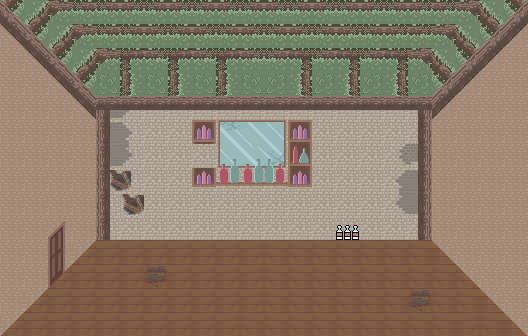

A 2D game scene composited from a Tiled map and its tileset images. What follows is a short description and the map's XML, with each tile layer's data collapsed to a summary:
An orthogonal 22x14 tile map with 24x24 px tiles, 4 tile layers (background, foreground, accents, top) and 13 objects (4x sprite, 4x pot, door, dealer).

<map height="14" orientation="orthogonal" tileheight="24" tilewidth="24" version="1.0" width="22">
 <properties><property name="blended tiles" value="2,11,12,13,14,15,16,17,18,19,20,21,22,23,24,25,26,27,28,29,30,32,33,34,35,36,37,38,39,40,41,42,43,44,45,46,47,48,49,50,51,52,53,54,55,56,57,58,59,60,62,63,64,65,66,67,68,69,70,71,72,73,74,75,78,79,80,81,82,83,84,85,86,87,88,89,90,92,93,94,95,96,98,99,100,101,102,103,104,105,108,109,110,111,112,113,114,115,116,117,118,119,120,121,122,123,124,125,126,128,129,130,131,132,133,134,135,138,139,140,141,142,143,144,145,146,147,148,149,150,151,152,153,154,155,156,158,159,160,161,162,163,164,165,168,169,170,171,172,173,174,175,176,177,178,179,180,181,182,183,190,191,192,193,194,195,196,197,198,199,200,201,202,203,204,205,206,207,208,209,210,211,212,213,218,221,222,223,224,225,226,227,228,229,230,231,232,233,234,235,236,237,238,239,240,241,242,243,244,245,246,247,248,249,252,253,254,255,256,257,258,259,260,261,262,263,264,265,266,267,268,269,270,271,272,273,274,275,276,277,278,279,282,283,284,285,286,287,288,289,290,291,292,293,294,295,296,297,298,299,300,301,302,303,304,305,306,307,308,309,310,311,312,313,314,317,318,319,320,321,322,323,324,325,326,327,328,329,330,331,332,333,334,335,336,337,338,339,340,341,342,343,344,345,346,347,348,349,350,351,352,353,354,355,356,357,358,359,360,361,362,366,367,368,369,370,371,372,373,374,375,376,377,378,379,380,381,382,383,384,386,387,388,389,390,391,392,396,397,398,399,400,401,403,404,405,406,407,408,409,410,411,412,413,414,415,416,417,418,419,420,421,422,426,427,428,429,430,431,433,434,435,436,437,438,439,440,441,443,444,445,446,447,448,449,450,451,452,456,457,458,459,460,461,463,464,465,466,467,468,469,470,471,473,474,475,476,477,478,479,480,481,482,486,487,488,489,490,491,492,493,494,495,500,501,503,504,505,506,507,508,509,510,511,512,513,514,515,516,517,518,519,520,521,522,523,524,525,526,527,528,529,530,531,532,533,534,535,536,537,538,539,540,1,2,3,4,5,6,7,8,9,10,11,12,13,14,15,16,17,18,19,20,21,22,23,24,25,26,27,28,29,30,31,32,33,34,35,36,37,38,41,45,46,47,48,50,51,52,53,54,55,56,57,58,59,60,61,62,63,64,65,66,67,68,69,70,71,72,73,74,75,76,77,78,79,80,81,82,83,84,8,9,10,11,12,13,14,15,20,21,22,23,24,32,33,34,35,36,37,38,39,40,41,42,43,44,45,46,47,48,55,56,57,58,59,60,61,62,63,64,65,66,67,68,69,70,71,72,73,74,75,76,77,78,79,80,81,82,83,84,87,88,89,90,91,92,93,94,95,96,97,98,99,100,101,102,103,104,105,108,110,111,112,113,114,115,116,117,118,119,120,121,122,123,124,125,126,127,128,129,130,131,132,135,136,137,138,139,140,141,142,143,144,145,147,148,149,150,151,152,153,154,155,156,158,159,160,161,162,163,164,165,166,167,168,169,170,171,172,173,174,175,176,177,178,179,180,181,182,183,184,185,186,187,188,189,190,191,192,193,194,195,196,197,198,199,200,203,204,205,208,209,210,211,212,213,214,217,218,219,220,222,223,224,227,228,229,232,233,234,235,236,237,238,241,242,243,244,245,246,247,248,249,250,251,252,253,254,255,256,257,258,259,260,261,262,263,264,265,266,267,268,269,270,271,272,273,274,275,276,277,278,279,280,281,282,283,284,285,286,287,288,289,290,291,292,293,294,295,296,297,298,299,304,305,306,307,308,309,310,311,312,313,314,315,316,317,318,319,320,321,322,323,324,328,329,330,331,332,333,334,335,336,337,338,339,340,341,342,343,344,345,346,347,348,349,350,351,352,353,354,357,358,360,361,362,363,364,365,366,367,368,371,372,373,374,375,376,377,378,381,382,384,385,386,387,388,389,390,391,392,393,394,395,396,397,398,399,400,401,402,403,404,405,406,408,409,410,411,412,413,414,415,416,417,418,419,420,421,422,423,424,425,429,430,432,433,434,435,436,437,438,439,440,441,444,445,449,453,454,455,456,457,458,459,460,461,462,463,464,465,468,469,472,473,474,475,476,477,478,479,480,2,3,4,6,7,8,9,10,11,12,13,14,15,16,17,18,19,20,21,22,23,26,27,28,29,30,31,32,33,34,35,36,37,38,39,40,41,42,43,44,45,46,47,48,49,50,51,52,53,54,55,56,57,58,59,60,61,62,63,64,65,66,67,69,70,72,73,74,77,78,82,83,84,85,86,103,104,105,1,2,3,4,5,6,7,8,9,13,15,16,19,20,21,22,26,27,28,29,30,31,32,33,34,35,39,40,41,42,43,44,45,46,47,48,52,53,54,55,56,57,58,59,60,61,62,63,64,65,66,67,68,69,70,71,72,73,74,75,76,77,78,79,80,81,82,83,84,85,86,87,88,89,90,91,92,93,94,95,96,97,98,99,100,101,102,103,104,105,106,107,108,109,110,111,112,113,114,115,116,117,118,119,120,121,122,123,124,125,126,127,128,129,130,131,133,134,135,136,137,138,139,140,141,142,143,144,146,147,148,149,150,151,152,153,154,155,156,157,158,159,160,161,162,163,164,165,166,167,168,169,1,3,5,7,8,9,10,11,13,17,18,19,21,22,23,25,26,27,28,29,30,31,33,35,36,37,39,41,42,45,46,47,48,51,52,54,55,56,58,59,60,61,63,64,66,67,68,69,70,71,73,74,75,79,80,81,82,83,84,85,87,89,90,91,94,95,96,97,98,100,101,102,103,104,105,106,107,108,109,111,112,113,114,115,116,117,118,119,120,9,10,11,15,16,21,22,32,33,36,37,38,48,49,56,59,62,67,68,69,70,78,79,80,81,82,83,84,85,86,87,88,89,90,91,92,93,94,95,96,97,98,99,100,101,102,103,104,105,106,107,108,109,110,111,112,113,114,115,116,117,118,119,120,121,2,4,5,7,8,9,10,11,12,13,14,16,18,19,20,21,22,24,25,26,27,28,29,30,31,32,33,35,37,38,39,40,41,42,43,44,45,46,47,48,49,50,51,52,53,54,55,56,57,58,60,61,62,63,64,65,66,67,68,69,71,72,74,75,76,77,78,79,80,81,82,83,84,86,87,88,89,90,91,92,93,94,95,96,97,98,99,100,102,103,104,105,106,107,108,109,110,111,112,113,114,115,116,117,118,119,120,121,5,6,7,8,9,10,11,12,13,14,15,17,18,19,20,21,22,23,24,26,27,30,31,33,35,36,39,40,42,43,44,45,46,48,49,50,51,52,53,54,55,56,57,58,59,60,61,62,63,64,65,66,67,68,69,70,72,1,2,3,4,6,7,8,9,10,11,15,16,20,21,22,23,24,28,29,30,32,36,37,38,39,40,44,45,46,48,1,2,3,4,5,6,7,8,9,10,11,12,13,14,15,16,17,18,19,20,21,23,24,25,26,29,30,33,34,36,37,39,41,42,43,44,45,46,49,52,53,54,55,58,59,64,65,66,67,68,69,70,71,73,74,75,78,79,80,81,84,85,86,87,88,89,90,91,92,93,94,95,96,97,98,99,100,101,102,103,104,107,109,116,117,119,120,121,122,123,124,125,126,127,128,129,130,135,136,137,138,139,140,141,142,143,144,145,146,147,148,149,150,151,152,153,154,155,156,160,161,162,163,164,165,166,167,168,169,170,171,172,173,174,175,176,177,178,181,182,186,187,188,189,190,191,192,193,194,196,197,198,199,201,202,203,204,207,208,212,213,214,215,216,217,218,219,220,222,223,224,225,227,228,229,230,233,234,238,239,240,241,242,243,244,245,246,247,248,249,250,251,252,253,254,255,256,259,260,264,265,266,269,270,271,272,273,274,275,276,277,278,279,281,282,283,284,285,286,290,291,292,295,296,297,298,299,300,301,302,303,304,305,306,307,308,309,310,311,312,316,317,318,319,320,321,322,323,324,325,326,327,328,329,330,331,332,333,334,335,336,337,338,342,343,344,345,346,347,348,350,353,354,355,356,357,358,359,360,361,362,363,364,366,367,368,369,370,371,372,373,374,376,377,378,379,380,381,382,383,384,385,386,389,390,392,393,394,395,396,397,398,399,400,401,402,403,404,405,406,407,409,410,411,412,415,416,417,418,419,420,421,422,423,424,425,426,427,428,429,430,431,432,433,435,436,437,438,441,442,443,444,445,446,447,448,451,452,453,454,455,456,459,460,461,462,463,464,467,468,469,471,472,473,474,477,479,480,481,482,485,486,487,489,490,491,492,493,494,495,497,498,499,500,503,505,506,507,508,511,512,513,514,515,516,517,518,519,520,521,522,523,524,525,526,529,530,531,532,533,534,537,538,539,541,542,543,544,545,546,547,548,549,551,552,553,554,555,556,557,559,560,561,562,563,564,565,566,567,568,569,570,571,572,573,574,575,576,577,578,579,580,581,582,583,584,585,586,587,588,589,590,591,592,593,594,595,596,597,598,599,600,601,602,603,604,605,606,607,608,609,610,611,612,613,614,615,616,617,618,619,620,621,622,623,624,625,626,627,628,629,630,631,632,635,636,638,639,641,642,643,644,645,646,647,648,649,650,651,652,653,654,655,656,657,658,659,660,661,662,664,665,666,667,668,669,670,671,672,673,674,675,676,1,2,4,5,7,10,11,12,13,14,15,16,18,19,20,21,22,24,25,26,27,28,29,30,31,32,33,35,36,37,38,39,40,41,42,43,44,45,46,47,48,49,50,51,52,53,54,56,57,58,62,63,64,65,66,67,68,69,71,72,73,74,75,76,77,78,79,80,81,82,83,84,86,87,88,89,90,91,92,93,94,96,97,98,99,100,102,103,104,105,106,107,108,109,110,111,112,113,114,115,116,117,118,119,120,121,8,9,10,11,12,13,14,15,16,17,18,19,20,27,28,31,32,33,34,35,36,37,38,39,40,47,48,49,50,51,52,53,54,55,56,57,58,59,60,63,64,65,67,68,69,70,71,72,73,74,75,76,77,78,79,80,81,96,97,98,99,100,101,107,108,114,115,116,117,119,120,121,127,128,134,135,136,137,138,139,140,141,146,147,148,154,155,156,157,158,159,160,161,166,167,168,169,170,171,172,173,174,175,176,177,178,179,180,181,184,185,186,187,188,190,191,192,193,194,195,196,197,198,199,200,201,204,207,208,210,211,212,213,214,215,216,217,218,219,220,221,226,227,228,229,230,231,232,233,234,235,236,237,238,239,240,241,242,243,244,245,246,247,248,249,250,251,252,253,254,255,256,257,258,259,260,261,262,263,264,265,266,267,268,269,270,271,272,273,274,275,276,277,278,279,280,281,282,283,284,285,286,287,288,289,290,291,292,293,294,295,296,297,298,299,300,301,302,303,304,305,306,307,308,309,310,311,312,313,314,315,316,317,318,319,320,321,322,323,324,325,326,327,328,329,330,331,332,333,334,335,336,337,338,339,340,341,342,343,344,345,346,347,348,349,350,351,352,353,354,355,356,357,358,359,360,361,362,363,364,365,366,367,368,369,370,371,372,373,374,375,376,377,378,379,380,381,382,383,384,385,386,387,388,389,390,391,392,393,394,395,396,397,398,399,400,10,11,19,20,22,23,30,31,32,33,34,35,36,38,46,47,48,49,58,62,69,72,73,74,75,76,77,78,80,81,82,83,84,85,86,87,88,89,90,91,92,93,96,97,98,99,100,101,102,2,3,4,5,6,7,8,9,14,15,16,17,18,19,20,21,26,27,28,29,30,31,33,38,39,40,41,42,43,44,45,49,50,51,52,53,54,55,57,58,59,60,61,62,63,64,65,66,67,69,70,71,72,73,74,75,76,77,78,79,80,81,82,83,84,6,9,10,13,14,15,16,17,41,49,50,51,52,53,54,55,58,59,60,61,62,63,64,65,67,68,70,71,72,73,74,75,76,77,78,79,80,81,82,83,84,85,88,89,90,91,92,93,94,95,96,97,98,99,100,102,103,104,105,106,107,108,109,110,111,112,113,114,116,117,118,120,121,122,123,124,125,126,127,128,129,130,131,132,133,134,135,136,137,138,139,140,141,142,143,144,145,146,147,148,149,150,151,152,153,154,155,156,8,9,10,11,12,13,14,15,16,17,18,19,20,21,22,23,24,32,33,34,35,36,37,38,39,40,41,42,43,44,45,46,47,48,55,56,57,58,59,60,61,62,63,64,65,66,67,68,69,70,71,72,73,74,75,76,77,78,79,80,81,82,83,84,85,86,87,88,89,90,91,92,93,94,95,96,97,98,99,100,101,102,103,104,105,108,109,110,111,112,113,114,115,116,117,118,119,120,121,122,123,124,125,126,127,128,129,130,131,132,133,134,135,136,137,138,139,140,141,142,143,144,145,147,148,149,150,151,152,153,154,155,156,157,158,159,160,161,162,163,164,165,166,167,168,169,170,171,172,173,174,175,176,177,178,179,180,181,182,183,184,185,186,187,188,189,190,191,192,193,194,195,196,197,198,199,200,201,202,203,204,205,206,207,208,209,210,211,212,213,214,215,216,217,218,219,220,222,223,224,225,226,227,228,229,230,231,232,233,234,235,236,237,238,239,240,241,242,243,244,245,246,247,248,249,250,251,252,253,254,255,256,257,258,259,260,261,262,263,264,265,266,267,268,269,270,271,272,273,274,275,276,277,278,279,280,281,282,283,284,285,286,287,288,289,290,291,292,293,294,295,296,297,298,299,300,301,302,303,304,305,306,307,308,309,310,311,312,313,314,315,316,317,318,319,320,321,322,323,324,328,329,330,331,332,333,334,335,336,337,338,339,340,341,342,343,344,345,346,347,348,349,350,351,352,353,354,355,356,357,358,359,360,361,362,363,364,365,366,367,368,369,370,371,372,373,374,375,376,377,378,379,380,381,382,383,384,385,386,387,388,389,390,391,392,393,394,395,396,397,398,399,400,401,402,403,404,405,406,407,408,409,410,411,412,413,414,415,416,417,418,419,420,421,422,423,424,425,426,427,428,429,430,431,432,433,434,435,436,437,438,439,440,441,442,443,444,445,446,447,448,449,450,451,452,453,454,455,456,457,458,459,460,461,462,463,464,465,466,467,468,469,470,471,472,473,474,475,476,477,478,479,480" />
  <property name="soundtrack" value="tavern" />
 </properties>
 <tileset firstgid="1" name="inside" tileheight="24" tilewidth="24">
  <image height="240" source="../images/tilesets/inside.png" width="288" />
 </tileset>
 <layer height="14" name="background" width="22">
  <data>[308 cells, 308 non-empty, 14 distinct tile ids]</data>
 </layer>
 <layer height="14" name="foreground" width="22">
  <data>[308 cells, 47 non-empty, 16 distinct tile ids]</data>
 </layer>
 <layer height="14" name="accents" width="22">
  <data>[308 cells, 18 non-empty, 5 distinct tile ids]</data>
 </layer>
 <layer height="14" name="top" width="22">
  <data>[308 cells, 17 non-empty, 4 distinct tile ids]</data>
 </layer>
 <objectgroup height="14" name="floorspace" width="22">
  <object height="18" width="67" x="372" y="264">
   <properties>
    <property name="height" value="20" />
   </properties>
  </object>
  <object x="170" y="247">
   <properties>
    <property name="height" value="38" />
   </properties>
   <polygon points="0,0 165,0 165,-3 20,-3 20,-7 0,-7" />
  </object>
  <object x="0" y="336">
   <properties>
    <property name="primary" value="true" />
   </properties>
   <polygon points="0,0 96,-96 432,-96 528,0" />
  </object>
 </objectgroup>
 <objectgroup height="14" name="nodes" width="22">
  <object height="48" type="sprite" width="24" x="447" y="144">
   <properties>
    <property name="animation" value="1-4,1" />
    <property name="height" value="48" />
    <property name="sheet" value="images/torch.png" />
    <property name="width" value="24" />
   </properties>
  </object>
  <object height="79" type="sprite" width="168" x="168" y="168">
   <properties>
    <property name="animation" value="1-5,1" />
    <property name="depth" value="3" />
    <property name="height" value="79" />
    <property name="mode" value="bounce" />
    <property name="sheet" value="images/bar.png" />
    <property name="width" value="168" />
   </properties>
  </object>
  <object height="72" type="sprite" width="72" x="369" y="208">
   <properties>
    <property name="animation" value="1-8,1|1-7,2" />
    <property name="depth" value="16" />
    <property name="height" value="72" />
    <property name="sheet" value="images/dealer.png" />
    <property name="width" value="72" />
   </properties>
  </object>
  <object height="53" name="main" type="door" width="17" x="49" y="230">
   <properties>
    <property name="button" value="LEFT" />
    <property name="level" value="town" />
    <property name="to" value="tavern" />
   </properties>
  </object>
  <object height="24" type="pot" width="24" x="94" y="220" />
  <object height="24" type="pot" width="24" x="140" y="219" />
  <object height="27" type="dealer" width="78" x="365" y="226" />
  <object height="24" type="pot" width="24" x="107" y="229" />
  <object height="24" type="pot" width="24" x="127" y="226" />
  <object height="79" type="sprite" width="24" x="168" y="168">
   <properties>
    <property name="depth" value="50" />
    <property name="height" value="79" />
    <property name="sheet" value="images/barend.png" />
    <property name="width" value="24" />
   </properties>
  </object>
 </objectgroup>
</map>
